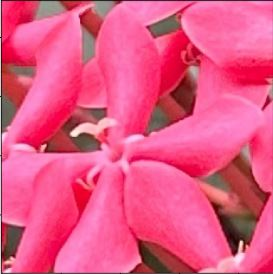
#> input picture LabAct4/flower.jpg, 273 x 274 px
$ python 'LabAct4_Parameter Modification_OpenCV.py'
#> lines starting #> are read from the running program, lines starting #| are printed output that depends on the picture
import cv2
import numpy as np
import matplotlib.pyplot as plt
from scipy.ndimage import gaussian_filter, median_filter
from skimage import restoration


# Read the image
img = cv2.imread('flower.jpg')
#> img is the input picture: shape (274, 273, 3); mean B, G, R 133.4, 86.6, 228.6
img_rgb = cv2.cvtColor(img, cv2.COLOR_BGR2RGB)


# Display the original image
plt.figure()
plt.imshow(img_rgb)
plt.title('Original Image')
plt.axis('off')
plt.show()


# Convert to grayscale if the image is RGB
if len(img.shape) == 3:
   img_gray = cv2.cvtColor(img, cv2.COLOR_BGR2GRAY)
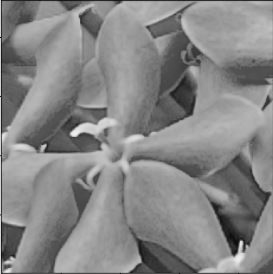
#> img_gray: shape (274, 273); min 8, max 243, mean 134.4
else:
   img_gray = img


# Display the grayscale image
plt.figure()
plt.imshow(img_gray, cmap='gray')
plt.title('Grayscale')
plt.axis('off')
plt.show()


# Add blur to the image
len = 21
theta = 11
psf = np.zeros((len, len))
psf[len//2, :] = 1
psf = cv2.warpAffine(psf, cv2.getRotationMatrix2D((len/2, len/2), theta, 1.0), (len, len))
psf = psf / psf.sum()
img_blur = cv2.filter2D(img_gray, -1, psf)
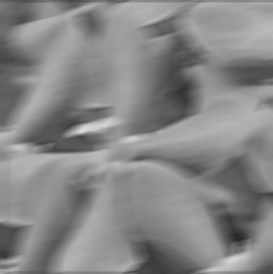
#> img_blur: shape (274, 273); min 37, max 219, mean 134.4


# Show the blurred image
plt.figure()
plt.imshow(img_blur, cmap='gray')
plt.title('Motion Blurred Image')
plt.axis('off')
plt.show()


# Gaussian filtering with different parameters
h_gaussian = gaussian_filter(img_gray, sigma=10)
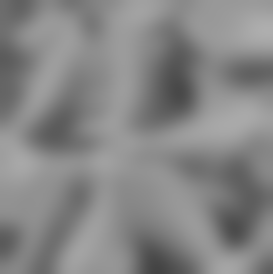
#> h_gaussian: shape (274, 273); min 67, max 174, mean 133.4
img_gaussian_filtered = cv2.filter2D(img_gray, -1, h_gaussian)
#> img_gaussian_filtered: shape (274, 273); every value is 255


# Display the Gaussian filtered image
plt.figure()
plt.imshow(img_gaussian_filtered, cmap='gray')
plt.title('Filtered Image with Experimented Value (Gaussian)')
plt.axis('off')
plt.show()


# Display the histogram of the Gaussian filtered image
plt.figure()
plt.hist(img_gaussian_filtered.ravel(), bins=256, fc='k', ec='k')
plt.title('Histogram of the Experimented Value (Gaussian Filtered)')
plt.show()
#> figure, not shown here; tallest bar 74802 high, from x = 255 to 255


# Add Gaussian noise with different values
img_noisy_exp1 = img_gray + np.random.normal(0, 0.5 * 255, img_gray.shape).astype(np.uint8)
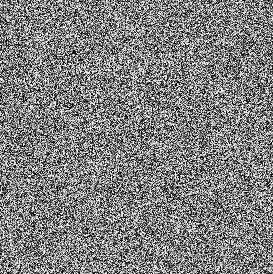
#> img_noisy_exp1: shape (274, 273); min 0, max 255, mean 127.9
img_noisy_exp2 = img_gray + np.random.normal(0, 0.1 * 255, img_gray.shape).astype(np.uint8)
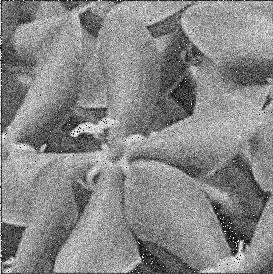
#> img_noisy_exp2: shape (274, 273); min 0, max 255, mean 135
img_noisy_exp1 = np.clip(img_noisy_exp1, 0, 255).astype(np.uint8)
img_noisy_exp2 = np.clip(img_noisy_exp2, 0, 255).astype(np.uint8)


# Display the noisy images
plt.figure()
plt.imshow(img_noisy_exp1, cmap='gray')
plt.title('Noisy Using Experimented Value (Gaussian is 0.5)')
plt.axis('off')
plt.show()


plt.figure()
plt.imshow(img_noisy_exp2, cmap='gray')
plt.title('Noisy Using Experimented Value (Gaussian is 0.1)')
plt.axis('off')
plt.show()


# Display the histograms for the noisy images
plt.figure()
plt.hist(img_noisy_exp1.ravel(), bins=256, fc='k', ec='k')
plt.title('Histogram of Noisy Image Experimented Value 1')
plt.show()
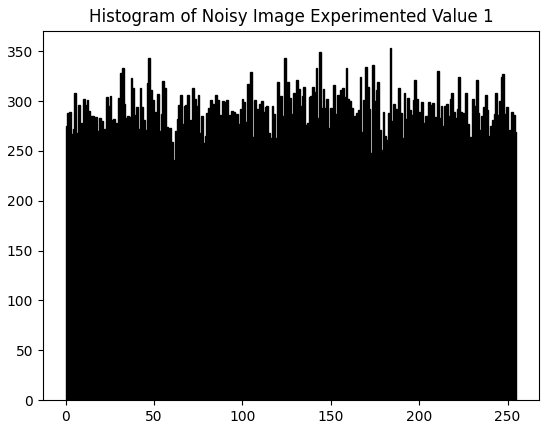
#> figure drawn by matplotlib, 1 panel; tallest bar 353 high, from x = 183.3 to 184.3


plt.figure()
plt.hist(img_noisy_exp2.ravel(), bins=256, fc='k', ec='k')
plt.title('Histogram of Noisy Image Experimented Value 2')
plt.show()
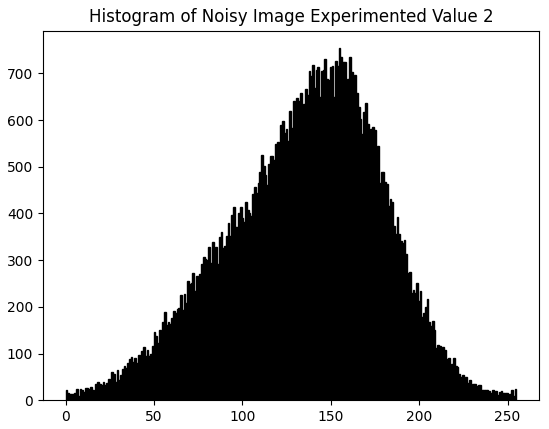
#> figure drawn by matplotlib, 1 panel; tallest bar 754 high, from x = 154.4 to 155.4
